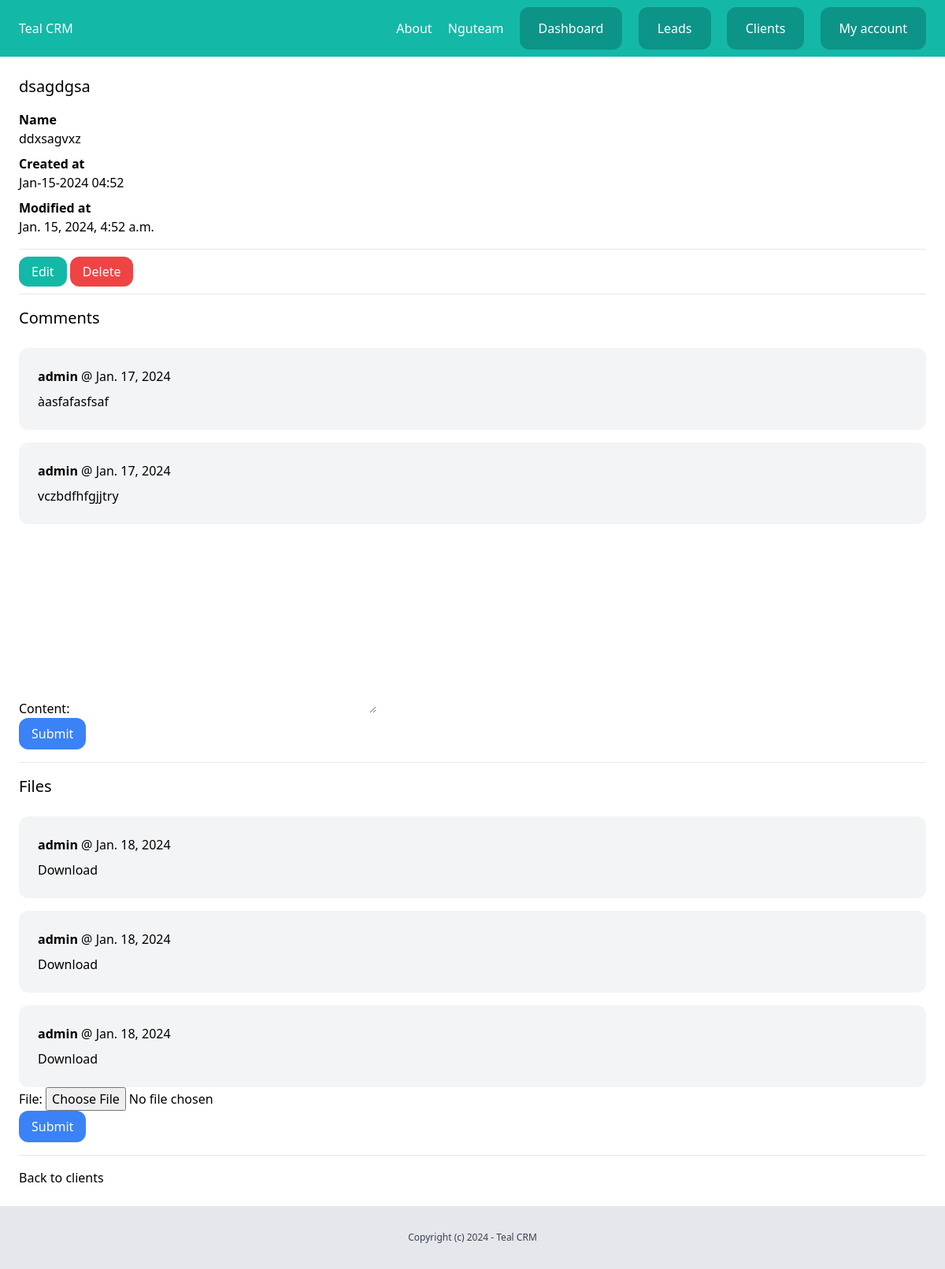
The page /dashboard/clients/8/ (signed in) on the database its author committed.
### team/models.py (models this page shows, shortened)
class Team(models.Model):
    plan = models.ForeignKey(Plan, related_name='teams', blank=True, null=True, on_delete=models.CASCADE)
    name = models.CharField(max_length=100)
    members = models.ManyToManyField(User, related_name='teams')
    created_by = models.ForeignKey(User, related_name='created_teams', on_delete=models.CASCADE)
    created_at = models.DateTimeField(auto_now_add=True)

### client/models.py (models this page shows, shortened)
class Client(models.Model):
    team = models.ForeignKey(Team, related_name="clients", on_delete=models.CASCADE)
    name = models.CharField(max_length=255)
    email = models.EmailField()
    description = models.TextField(blank=True, null=True)
    created_by = models.ForeignKey(User, related_name='clients', on_delete=models.CASCADE)
    created_at = models.DateTimeField(auto_now_add=True)
    modified_at = models.DateTimeField(auto_now=True)
    class Meta:
        ordering = ('name',)

class Comment(models.Model):
    team = models.ForeignKey(Team, related_name='client_comments', on_delete=models.CASCADE)
    client = models.ForeignKey(Client, related_name='comments', on_delete=models.CASCADE)
    content = models.TextField(blank=True, null=True)
    created_by = models.ForeignKey(User, related_name='client_comments', on_delete=models.CASCADE)
    created_at = models.DateField(auto_now_add=True)

class ClientFile(models.Model):
    team = models.ForeignKey(Team, related_name='client_files', on_delete=models.CASCADE)
    client = models.ForeignKey(Client, related_name='files', on_delete=models.CASCADE)
    file = models.FileField(upload_to='clientfiles')
    created_by = models.ForeignKey(User, related_name='client_files', on_delete=models.CASCADE)
    created_at = models.DateField(auto_now_add=True)

### client/views.py (the view)
# urls.py: path('<int:pk>/', views.client_detail, name="detail"),
@login_required
def client_detail(request, pk):
    client = get_object_or_404(Client, created_by=request.user, id=pk)
    if request.method == 'POST':
        form = AddCommentForm(request.POST)
        if form.is_valid():
            comment = form.save(commit=False)
            comment.team = request.user.userprofile.active_team
            comment.created_by = request.user
            comment.client = client
            comment.save()
            return redirect('clients:detail', id=pk)
    else:
        form = AddCommentForm()
    return render(request, 'client/client_detail.html',{
        'client': client,
        'form': form,
        'fileform': AddFileForm(),
    })

### client/forms.py
class AddCommentForm(forms.ModelForm):
    class Meta:
        model = Comment
        fields = ('content', )

class AddFileForm(forms.ModelForm):
    class Meta:
        model = ClientFile
        fields = ('file', )

### team/context_processors.py (called while the page is built)
def active_team(request):
    if request.user.is_authenticated:
        if request.user.userprofile.active_team:
            active_team = request.user.userprofile.active_team
        else:
            active_team = Team.objects.filter(created_by=request.user)[0]
    else:
        active_team = None
    return {'active_team': active_team}

### client/templates/client/client_detail.html (shortened to what this page needs)
{% extends "core/base.html" %}
{% block content %}
<div class="py-6 px-6">
    <h1 class="mb-4 text-xl">{{ client.name }}</h1>
    {% if client.description %}
        <p class="font-semibold">Name</p>
        <p class="mb-2">{{client.description}}</p>
    {% endif %}
    <p class="font-semibold">Created at</p>
    <p class="mb-2">{{client.created_at|date:"M-d-Y H:i"}}</p>
    <p class="font-semibold">Modified at</p>
    <p>{{client.modified_at}}</p>
    <hr class="my-4">
        <a href="{% url 'clients:edit' client.id %}" class="py-2 px-4 rounded-xl bg-teal-500 text-white">Edit</a>
        <a href="{% url 'clients:delete' client.id %}" class="py-2 px-4 rounded-xl bg-red-500 text-white">Delete</a>
    <hr class="my-4">
    <h2 class="mb-6 text-xl">Comments</h2>
    <div class="space-y-4">
        {% for comment in client.comments.all %}
            <div class="bg-gray-100 p-6 rounded-xl">
                <p class="mb-2"><strong>{{ comment.created_by }}</strong> @ {{comment.created_at }}</p>
                {{ comment.content}}
            </div>
        {% endfor %}
    </div>
    <form method="post" action="{% url 'clients:add_comment' client.id %}">
        {{ form.as_p }}
        <button class="py-2 px-4 rounded-xl bg-blue-500 text-white">Submit</button>
    </form>
    <hr class="my-4">
    <h2 class="mb-6 text-xl">Files</h2>
    <div class="space-y-4">
        {% for file in client.files.all %}
        <div class="bg-gray-100 p-6 rounded-xl">
            <p class="mb-2"><strong>{{ file.created_by }}</strong> @ {{ file.created_at }}</p>
            <a href="{{ file.file.url  }}">Download</a>
        </div>
        {% endfor %}
    </div>
    <form method="post" action="{% url 'clients:add_file' client.id %}" enctype="multipart/form-data">
        {{ fileform.as_p }}
        <button class="py-2 px-4 rounded-xl bg-blue-500 text-white">Submit</button>
    </form>
    <hr class="my-4">
    <a href="{% url 'clients:list' %}">Back to clients</a>
</div>
{% endblock content %}

### core/templates/core/partials/nav.html
<nav class="py-6 px-6 flex justify-between bg-teal-500">
    <a href="/" class="text-white">Teal CRM</a>
    <div class="space-x-4">
        <a href="{% url 'about' %}" class="text-white">About</a>
        {% if request.user.is_authenticated %}
            <a href="{% url 'team:detail' active_team.id %}" class="text-white">{{ active_team.name }}</a>
            <a href="{% url 'dashboard:dashboard' %}" class="py-4 px-6 bg-teal-600 rounded-xl text-white">Dashboard</a>
            <a href="{% url 'leads:list' %}" class="py-4 px-6 bg-teal-600 rounded-xl text-white">Leads</a>
            <a href="{% url 'clients:list' %}" class="py-4 px-6 bg-teal-600 rounded-xl text-white">Clients</a>
            <a href="{% url 'userprofile:myaccount' %}" class="py-4 px-6 bg-teal-600 rounded-xl text-white">My account</a>
        {% else %}
            <a href="{% url 'login' %}" class="py-4 px-6 bg-teal-600 rounded-xl text-white">Log in</a>
            <a href="{% url 'userprofile:signup' %}" class="py-4 px-6 bg-teal-300 rounded-xl text-white">Sign up</a>
        {% endif %}
    </div>
</nav>

### rows shown on the page
Team: name "Nguteam"
Client: name "dsagdgsa", description "ddxsagvxz", created_at "Jan-15-2024 04:52", modified_at "Jan. 15, 2024, 4:52 a.m."
Comment: created_by "admin", created_at "Jan. 17, 2024", content "àasfafasfsaf"
Comment: created_by "admin", created_at "Jan. 17, 2024", content "vczbdfhfgjjtry"
ClientFile: created_by "admin", created_at "Jan. 18, 2024"
ClientFile: created_by "admin", created_at "Jan. 18, 2024"
ClientFile: created_by "admin", created_at "Jan. 18, 2024"
